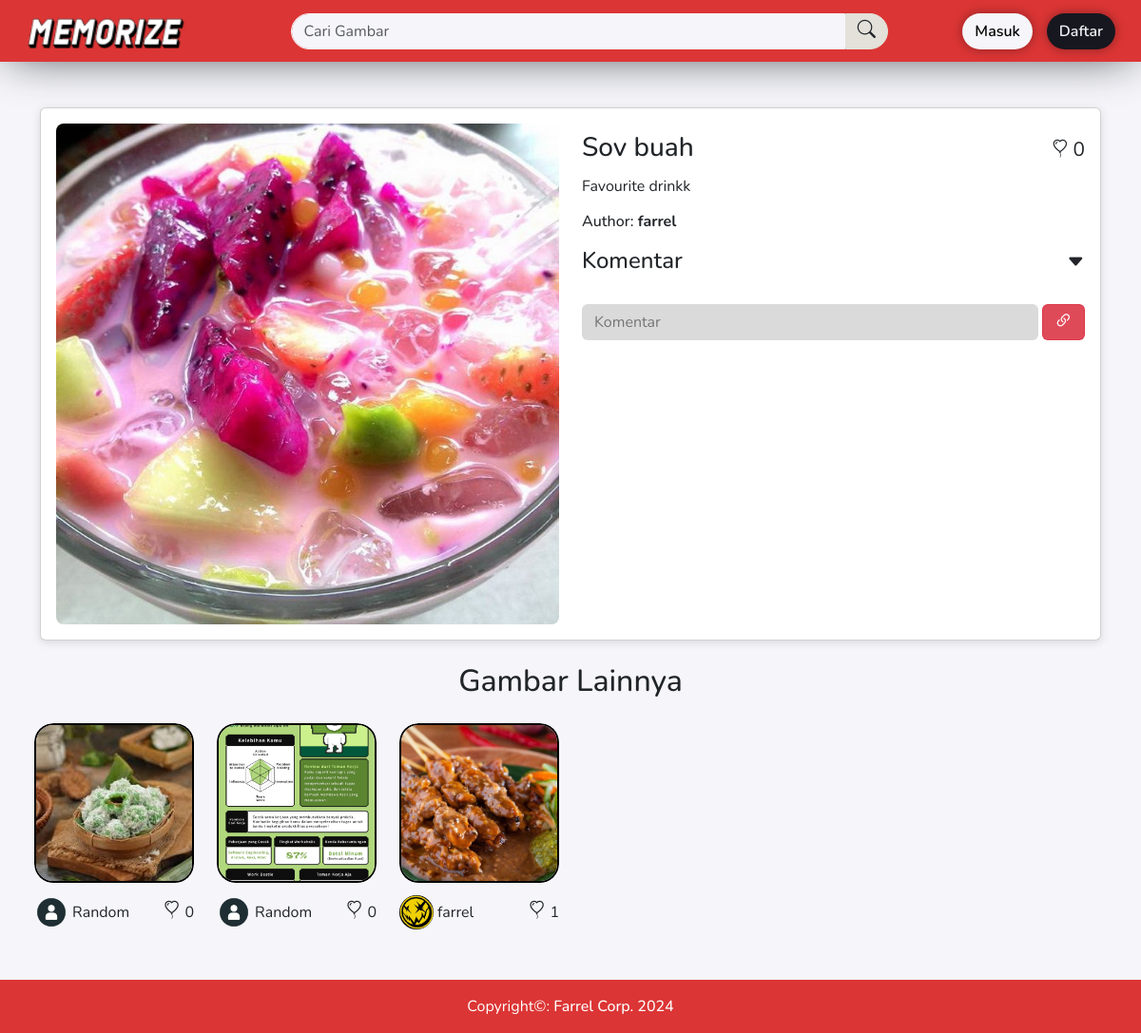
Page /gallery/gambar.php?gambar=31 on the committed database.
### tables this page shows
CREATE TABLE `foto` (
  `fotoid` int(11) NOT NULL,
  `judul_foto` varchar(255) NOT NULL,
  `deskripsi_foto` text NOT NULL,
  `tanggal_unggah` datetime NOT NULL DEFAULT current_timestamp(),
  `lokasi_file` varchar(255) NOT NULL,
  `albumid` int(11) NOT NULL,
  `userid` int(11) NOT NULL,
  `kategori` set('santai','alam','kuliner','benda') NOT NULL
);

CREATE TABLE `user` (
  `userid` int(11) NOT NULL,
  `username` varchar(255) NOT NULL,
  `profile` varchar(150) DEFAULT NULL,
  `password` varchar(255) NOT NULL,
  `email` varchar(255) NOT NULL,
  `nama_lengkap` varchar(255) NOT NULL,
  `alamat` text NOT NULL
);

### gallery/function.php (called while the page is built, shortened)
<?php
$servername = "localhost";
$username = "root";
$password = "";
$dbname = "galeri";
$conn = mysqli_connect($servername, $username, $password, $dbname);
?>
<?php
function lainnya($kategori, $gambarId)
{
    global $conn;
    $sql = "SELECT foto.fotoid, foto.judul_foto, foto.lokasi_file, user.userid, user.username, user.profile
    FROM foto
    INNER JOIN user ON foto.userid = user.userid
    WHERE foto.kategori = ? AND foto.fotoid != ? ORDER BY RAND()";
    $stmt = $conn->prepare($sql);
    $stmt->bind_param("si", $kategori, $gambarId);
    $stmt->execute();
    $result = $stmt->get_result();
    return $result;
}
function detail_gambar_viewer($gambarid)
{
    global $conn;
    $sql = "SELECT foto.*, user.username FROM foto INNER JOIN user ON foto.userid = user.userid WHERE fotoid = ?";
    $stmt = $conn->prepare($sql);
    $stmt->bind_param("i", $gambarid);
    $stmt->execute();
    $result = $stmt->get_result();
    return $result;
}
?>
<?php
function like_count($photoId)
{
    global $conn;
    $query = "SELECT COUNT(*) AS total_likes FROM likefoto WHERE fotoid = ?";
    $stmt = $conn->prepare($query);
    $stmt->bind_param("i", $photoId);
    $stmt->execute();
    $result = $stmt->get_result();
    $row = $result->fetch_assoc();
    return $row['total_likes'];
}
?>

### gallery/gambar.php (the view, shortened to what this page needs)
<?php
require('function.php');
$gambar = mysqli_fetch_assoc(detail_gambar_viewer(trim($_GET['gambar'])));
?>
<!DOCTYPE html>
<html lang="en">
<head>
    <link rel="stylesheet" href="css/gambar.css">
    <link href="https://cdn.jsdelivr.net/npm/bootstrap@5.3.2/dist/css/bootstrap.min.css" rel="stylesheet">
    <link href="https://cdn.jsdelivr.net/npm/bootstrap-icons/font/bootstrap-icons.css" rel="stylesheet">
    <link rel="stylesheet" href="https://unpkg.com/flickity@2/dist/flickity.min.css">
</head>
<body>
    <nav class="navbar navigasi navbar-expand-lg">
        <div class="container-fluid d-flex flex-nowrap">
            <a class="navbar-brand" href="index.php"><img src="src/logo1.png" alt="logo memorize"></a>
            <div class="d-flex justify-content-center align-items-center flex-grow-1 atas">
                <form class="d-flex ukur" role="search" method="POST" action="search.php">
                    <input class="form-control mr-2 cari" type="search" placeholder="Cari Gambar" aria-label="Search" id="search" name="search">
                    <button class="btn submit" type="submit"><i class="bi bi-search fw-bold ikon "></i></button>
                </form>
            </div>
            <?php
            if (empty($_SESSION['id_user'])) { ?>
                <div class="atas pas">
                    <a href="login.php" class="btn linkan masuk">Masuk</a>
                    <a href="daftar.php" class="btn linkan daftar">Daftar</a>
                </div>
            <?php } ?>
        </div>
    </nav>
    <div class="container mt-5 mb-4">
        <div class="row">
            <div class="">
                <div class="card p-3">
                    <div class="row no-gutters">
                        <div class="col-md-6">
                            <img src="album/<?= $gambar['lokasi_file'] ?>" class="card-img-top rounded-3" alt="<?= $gambar['judul_foto'] ?>">
                        </div>
                        <div class="col-md-6">
                            <div class="card-body">
                                <form action="" method="post" id="commentForm">
                                    <div class="d-flex justify-content-between align-items-baseline">
                                        <h3 class="mb-2 mt-1"><?= $gambar['judul_foto'] ?></h3>
                                        <span>
                                            <?php if (isset($_SESSION['id_user'])) : ?>
                                                <?php if (check_like($_SESSION['id_user'], $gambar['fotoid'])) : ?>
                                                    <span style="font-size: 1.5rem;" class="bi bi-balloon-heart-fill heart-icon" data-gambar-id="<?= $gambar['fotoid'] ?>"></span>
                                                <?php else : ?>
                                                    <span style="font-size: 1.5rem;" class="bi bi-balloon-heart heart-icon" data-gambar-id="<?= $gambar['fotoid'] ?>"></span>
                                                <?php endif; ?>
                                            <?php else : ?>
                                                <span style="font-size: 1.5rem;" class="bi bi-balloon-heart heart-icon" data-gambar-id="<?= $gambar['fotoid'] ?>"></span>
                                            <?php endif; ?>
                                            <span style="font-size: 1.3rem;" class="mb-5" id="like-count<?= $gambar['fotoid'] ?>"><?= like_count($gambar['fotoid']) ?></span>
                                        </span>
                                    </div>
                                    <p class="pt-1"><?= $gambar['deskripsi_foto'] ?></p>
                                    <h6 class="author">Author: <span><?= $gambar['username'] ?></span></h6>
                                    <div class="d-flex align-items-center mt-3">
                                        <h4>Komentar</h4>
                                        <i class="bi bi-caret-down-fill ms-auto toggle-icon" data-bs-toggle="collapse" data-bs-target="#comments" aria-expanded="false" aria-controls="comments"></i>
                                    </div>
                                    <div class="btn-position">
                                        <input type="text" class="mb-1 w-100 me-1 komen" placeholder="Komentar" name="komentar">
                                        <button type="button" class="btn btn-danger mb-1" data-bs-toggle="dropdown" aria-expanded="false"><i class="bi bi-link-45deg" id="custom-icon"></i></button>
                                    </div>
                                </form>
                            </div>
                        </div>
                    </div>
                </div>
            </div>
        </div>
    </div>
    <h2 class="text-center mb-4">Gambar Lainnya</h2>
    <div class="hilang row px-4 gy-4">
        <?php
        $lainnya_result = lainnya($gambar['kategori'], trim($_GET['gambar']));
        while ($lainnya = mysqli_fetch_assoc($lainnya_result)) { ?>
            <div class="col-lg-3 col-sm-3 col-xl-2 foto-image">
                <div class="foto">
                    <a href="gambar.php?gambar=<?= $lainnya['fotoid'] ?>">
                        <img src="album/<?= $lainnya['lokasi_file'] ?>" alt="<?= $lainnya['judul_foto'] ?>">
                    </a>
                </div>
                <div class="profile mt-2 d-flex align-items-center">
                    <a href="profil.php?user=<?= $lainnya['userid'] ?>">
                        <img src="profile/<?php echo $lainnya['profile'] == "" || $lainnya['profile'] == null ? "nopict.png" : $lainnya['profile']; ?>" alt="profile <?= $lainnya['username'] ?>">
                    </a>
                    <span class="ms-1"><?= $lainnya['username'] ?></span>
                    <span class="ms-auto"> <?php if (isset($_SESSION['id_user'])) : ?>
                            <?php if (check_like($_SESSION['id_user'], $lainnya['fotoid'])) : ?>
                                <span class="bi bi-balloon-heart-fill heart-icon" data-gambar-id="<?= $lainnya['fotoid'] ?>"></span>
                            <?php else : ?>
                                <span class="bi bi-balloon-heart heart-icon" data-gambar-id="<?= $lainnya['fotoid'] ?>"></span>
                            <?php endif; ?>
                        <?php else : ?>
                            <span class="bi bi-balloon-heart heart-icon" data-gambar-id="<?= $lainnya['fotoid'] ?>"></span>
                        <?php endif; ?>
                        <span class="mb-5" id="like-count<?= $lainnya['fotoid'] ?>"><?= like_count($lainnya['fotoid']) ?></span>
                    </span>
                </div>
            </div>
        <?php } ?>
    </div>
    <div class="mt-5">
        <footer class="text-center text-lg-start" style="background-color: #DC3535;">
            <div class="text-center text-white p-3" style="background-color: #DC3535;">
                Copyright©:
                <a class="text-white" href="https://www.instagram.com/farrel_fff?igsh=bG5qMm91NTZsOXA4">Farrel Corp. 2024</a>
            </div>
        </footer>
    </div>
</body>
</html>

### gallery/css/gambar.css (style rules this page uses)
body { background-color: #F5F5FA !important; font-family: "Nunito", "sans" !important; }
a { text-decoration: none !important; font-weight: 500; }
.navigasi { background-color: #DC3535; height: 65px; display: flex; justify-content: center; align-items: center; box-shadow: 0px 0px 50px -10px; }
.navigasi img { width: 200px; height: 65px; }
.pas { display: flex; justify-content: end; }
.ukur { width: 80%; }
.form-control.cari { background-color: #F5F5FA !important; border: 1px solid #F5F5FA; border-radius: 20px 0px 0px 20px; }
.btn.submit { border: 1px solid #E3E1D9; border-radius: 0px 20px 20px 0px; background-color: #E3E1D9; }
.linkan { margin-right: 15px; }
.btn.linkan { border-radius: 50px; font-weight: 600; }
.linkan.masuk { box-shadow: 0 0 10px 2px hsla(0, 0%, 0%, 0.25); background-color: #F5F5FA; color: #000000; }
.linkan.daftar { box-shadow: 0 0 10px 2px hsla(0, 0%, 0%, 0.25); background-color: #17171F; color: #F0F0F5; }
.foto { width: 100%; position: relative; max-width: 260px; max-height: 260px; border-radius: 20px; overflow: hidden; padding-top: 100%; }
.foto img { position: absolute; top: 0; left: 0; width: 100%; height: 100%; object-fit: cover; border-radius: 20px; max-height: 260px; border: 2px solid black; }
.profile { width: 100%; height: 46px; }
.profile img { border-radius: 50px; width: 36px; height: 36px; }
.heart-icon { transition: color 0.3s ease-in-out; cursor: pointer; }
.hilang.row { margin-left: 0px; margin-right: 0px; }
.card { box-shadow: rgba(99, 99, 99, 0.2) 0px 2px 8px 0px; }
.card-img-top { width: 100%; height: auto; }
.card-body { padding: 0.3rem 0px 0px 0px!important; }
.btn-position { display: flex; justify-content: flex-end; margin-top: 1.5rem; }
.komen { border-radius: 0.375rem; border: none ; background-color: #DADADA; padding-left: 13px; }
.btn.btn-danger { background-color: #dc3546e4 !important; border-color: #dc3546e4 !important; }
#custom-icon .bi::before, [class^="bi-"]::before, [class*=" bi-"]::before { font-size: 1.2rem; }
.author { font-weight: 500; }
.author span { font-weight: 700; cursor: pointer; }

### rows in the picture
foto: lokasi_file (picture), judul_foto "Sov buah", deskripsi_foto "Favourite drinkk", userid.username "farrel"
foto: lokasi_file (picture), userid.username "Random", fotoid "0"
foto: lokasi_file (picture), userid.username "Random", fotoid "0"
foto: lokasi_file (picture), userid.profile (picture), userid.username "farrel", fotoid "1"

### other values in the picture
like_count($gambar['fotoid']) "0"
